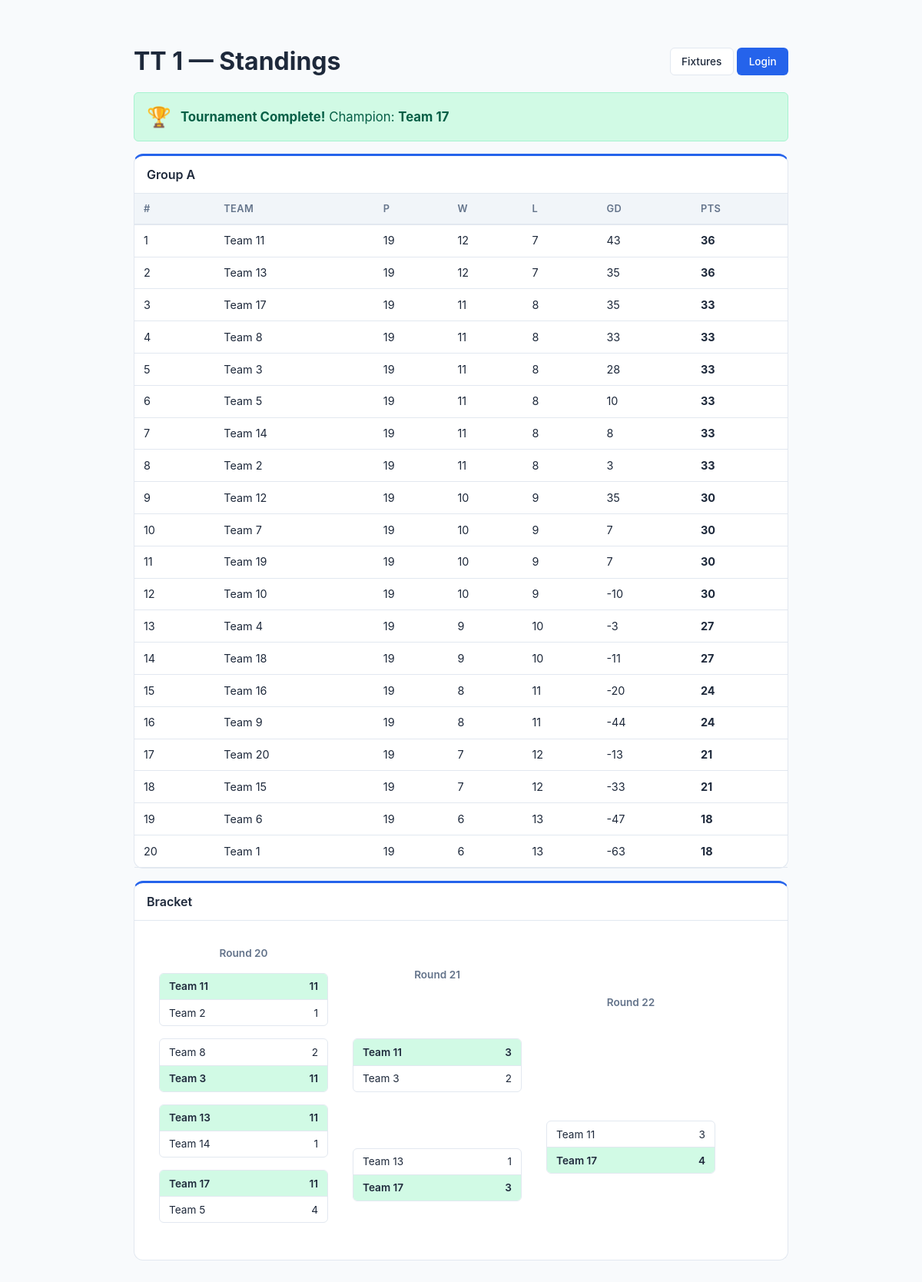
The page /public/standings/ on the database its author committed.
### core/models.py (models this page shows, shortened)
class Tournament(models.Model):
    FORMAT_CHOICES = [
        ("round_robin", "Round Robin"),
        ("double_round_robin", "Double Round Robin"),
        ("knockout", "Knockout"),
        ("double_elimination", "Double Elimination"),
        ("consolation", "Consolation"),
        ("hybrid", "Hybrid (Groups + Knockout)"),
    ]
    SPORT_CHOICES = [
        ("badminton", "Badminton"),
        ("tennis", "Tennis"),
        ("volleyball", "Volleyball"),
        ("basketball", "Basketball"),
        ("soccer", "Soccer"),
        ("cricket", "Cricket"),
        ("table_tennis", "Table Tennis"),
        ("other", "Other"),
    ]
    WITHDRAWAL_POLICY_CHOICES = [
        ("forfeit", "Forfeit remaining matches"),
        ("void", "Void remaining matches"),
    ]
    name = models.CharField(max_length=200)
    sport_type = models.CharField(
        max_length=30, choices=SPORT_CHOICES, default="other",
        help_text="Type of sport for this tournament",
    )
    format = models.CharField(max_length=30, choices=FORMAT_CHOICES)
    players_per_team = models.IntegerField(
        default=1, help_text="Number of players required per team",
    )
    status = models.CharField(
        max_length=20,
        choices=[
            ("setup", "Setup"),
            ("registration_open", "Registration Open"),
            ("ready", "Ready for Scheduling"),
            ("scheduled", "Schedule Draft Ready"),
            ("active", "Active"),
            ("completed", "Completed"),
        ],
        default="setup",
    )
    created_at = models.DateTimeField(auto_now_add=True)
    started_at = models.DateTimeField(null=True, blank=True)
    completed_at = models.DateTimeField(null=True, blank=True)
    start_date = models.DateField(
        default=timezone.localdate,
        null=True,
        blank=True,
        help_text="Date from which automatic scheduling should begin",
    )
    expected_teams_count = models.PositiveIntegerField(
        default=0,
        blank=True,
        help_text="Expected number of teams before the tournament can start",
    )
    points_per_win = models.IntegerField(default=3)
    points_per_loss = models.IntegerField(default=0)
    points_per_draw = models.IntegerField(default=1)
    tiebreaker_order = models.TextField(
        default='["game_diff", "games_won", "head_to_head"]'
    )
    num_groups = models.IntegerField(default=2, help_text="For hybrid format")
    teams_per_group_advance = models.IntegerField(
        default=2, help_text="Teams advancing from each group"
    )
    withdrawal_policy = models.CharField(
        max_length=20, choices=WITHDRAWAL_POLICY_CHOICES, default="forfeit"
    )
    default_match_duration = models.IntegerField(
        default=30, help_text="Minutes per match"
    )
    champion = models.ForeignKey(
        "Team",
        null=True,
        blank=True,
        on_delete=models.SET_NULL,
        related_name="championships",
        help_text="Team that won the tournament",
    )
    def get_tiebreaker_order(self):
        return json.loads(self.tiebreaker_order)

class Team(models.Model):
    STATUS_CHOICES = [
        ("active", "Active"),
        ("withdrawn", "Withdrawn"),
    ]
    user = models.ForeignKey(User, on_delete=models.CASCADE, related_name="captained_teams")
    tournament = models.ForeignKey(
        Tournament, on_delete=models.CASCADE, related_name="teams"
    )
    name = models.CharField(max_length=100)
    department = models.CharField(max_length=120, blank=True, default="")
    status = models.CharField(max_length=20, choices=STATUS_CHOICES, default="active")
    withdrawn_at = models.DateTimeField(null=True, blank=True)
    group = models.CharField(max_length=5, blank=True, default="")
    preferred_courts = models.ManyToManyField(Court, blank=True, related_name="preferred_by")
    availability_notes = models.TextField(blank=True, default="")
    seed = models.IntegerField(default=0)
    class Meta:
        unique_together = [["tournament", "name"], ["tournament", "user"]]

class Match(models.Model):
    STATUS_CHOICES = [
        ("upcoming", "Upcoming"),
        ("in_progress", "In Progress"),
        ("pending_confirmation", "Pending Confirmation"),
        ("confirmed", "Done"),
        ("disputed", "Disputed"),
        ("cancelled", "Cancelled"),
        ("forfeited", "Forfeited"),
        ("bye", "Bye"),
    ]
    tournament = models.ForeignKey(
        Tournament, on_delete=models.CASCADE, related_name="matches"
    )
    match_number = models.IntegerField()
    team1 = models.ForeignKey(
        Team, on_delete=models.CASCADE, related_name="home_matches", null=True, blank=True
    )
    team2 = models.ForeignKey(
        Team, on_delete=models.CASCADE, related_name="away_matches", null=True, blank=True
    )
    court = models.ForeignKey(
        Court, on_delete=models.SET_NULL, null=True, blank=True, related_name="matches"
    )
    scheduled_time = models.DateTimeField(null=True, blank=True)
    scheduled_end_time = models.DateTimeField(null=True, blank=True)
    status = models.CharField(max_length=25, choices=STATUS_CHOICES, default="upcoming")
    score_team1 = models.IntegerField(null=True, blank=True)
    score_team2 = models.IntegerField(null=True, blank=True)
    submitted_by = models.ForeignKey(
        Team, on_delete=models.SET_NULL, null=True, blank=True, related_name="submitted_scores"
    )
    confirmed_by = models.ForeignKey(
        Team, on_delete=models.SET_NULL, null=True, blank=True, related_name="confirmed_scores"
    )
    winner = models.ForeignKey(
        Team, on_delete=models.SET_NULL, null=True, blank=True, related_name="won_matches"
    )
    notes = models.TextField(blank=True, default="")
    round_number = models.IntegerField(default=1)
    bracket_position = models.IntegerField(default=0)
    bracket_type = models.CharField(max_length=20, default="winners")
    next_match = models.ForeignKey(
        "self", on_delete=models.SET_NULL, null=True, blank=True, related_name="previous_matches"
    )
    group = models.CharField(max_length=5, blank=True, default="")
    created_at = models.DateTimeField(auto_now_add=True)
    updated_at = models.DateTimeField(auto_now=True)
    class Meta:
        ordering = ["match_number"]

### core/views.py (the view)
# urls.py: path("public/standings/", views.public_standings, name="public_standings"),
def public_standings(request):
    tournament = _get_tournament(request)
    if not tournament:
        return render(request, "core/public_standings.html", {})
    context = {"tournament": tournament}
    if tournament.format in ("round_robin", "double_round_robin", "hybrid"):
        if tournament.format == "hybrid":
            groups = sorted(set(tournament.teams.exclude(group="").values_list("group", flat=True)))
            context["group_standings"] = {g: calculate_standings(tournament, group=g) for g in groups}
            ko_matches = tournament.matches.filter(group="", bracket_type="winners")
            if ko_matches.exists():
                context["bracket"] = get_bracket_data(tournament)
        else:
            context["standings"] = calculate_standings(tournament)
    if tournament.format in ("knockout", "double_elimination", "consolation"):
        context["bracket"] = get_bracket_data(tournament)
    return render(request, "core/public_standings.html", context)

### core/standings.py (called while the page is built)
def _sort_key(standing, tiebreakers):
    key = [standing["points"]]
    for tb in tiebreakers:
        if tb == "game_diff":
            key.append(standing["game_diff"])
        elif tb == "games_won":
            key.append(standing["games_won"])
        elif tb == "head_to_head":
            key.append(0)  # Simplified; would need pairwise comparison
    return tuple(key)

def get_bracket_data(tournament):
    matches = tournament.matches.filter(bracket_type="winners", group="").order_by("round_number", "bracket_position")
    rounds = defaultdict(list)
    for m in matches:
        rounds[m.round_number].append(m)
    return dict(sorted(rounds.items()))

### core/views.py (called while the page is built, shortened)
def _get_available_tournaments():
    return Tournament.objects.annotate(
        team_count=Count("teams", distinct=True),
        match_count=Count("matches", distinct=True),
    ).annotate(
        status_rank=db_models.Case(
            db_models.When(status="active", then=db_models.Value(0)),
            db_models.When(status="registration_open", then=db_models.Value(1)),
            db_models.When(status="ready", then=db_models.Value(2)),
            db_models.When(status="scheduled", then=db_models.Value(3)),
            db_models.When(status="setup", then=db_models.Value(4)),
            db_models.When(status="completed", then=db_models.Value(5)),
            default=db_models.Value(6),
            output_field=db_models.IntegerField(),
        )
    ).order_by("status_rank", "-created_at")

def _get_tournament(request=None):
    tournaments = Tournament.objects.all()
    return _get_available_tournaments().first()

### templates/core/public_standings.html (shortened to what this page needs)
{% load static %}
<!DOCTYPE html>
<html lang="en">
<head>
    <link rel="stylesheet" href="{% static 'css/style.css' %}">
</head>
<body>
<div class="content" style="max-width:900px;margin:2rem auto;">
    <div class="d-flex justify-between align-center mb-2">
        <h1>{% if tournament %}{{ tournament.name }}{% endif %} — Standings</h1>
        <div>
            <a href="{% url 'public_fixtures' %}" class="btn btn-outline">Fixtures</a>
            <a href="{% url 'login' %}" class="btn btn-primary">Login</a>
        </div>
    </div>
    {% if tournament and tournament.status == 'completed' %}
    <div class="alert alert-success" style="display:flex;align-items:center;gap:0.75rem;font-size:1.05rem;margin-bottom:1rem;">
        <span style="font-size:1.6rem;">🏆</span>
        <div>
            <strong>Tournament Complete!</strong>
            {% if tournament.champion %}
                Champion: <strong>{{ tournament.champion.name }}</strong>
            {% endif %}
        </div>
    </div>
    {% endif %}
    {% if group_standings %}
    {% for g, st in group_standings.items %}
    <div class="card">
        <div class="card-header">Group {{ g }}</div>
        <div class="table-container">
        <table>
            <thead><tr><th>#</th><th>Team</th><th>P</th><th>W</th><th>L</th><th>GD</th><th>Pts</th></tr></thead>
            <tbody>
            {% for s in st %}
            <tr><td>{{ s.rank }}</td><td>{{ s.team.name }}</td><td>{{ s.played }}</td><td>{{ s.wins }}</td><td>{{ s.losses }}</td><td>{{ s.game_diff }}</td><td><strong>{{ s.points }}</strong></td></tr>
            {% endfor %}
            </tbody>
        </table>
        </div>
    </div>
    {% endfor %}
    {% endif %}
    {% if bracket %}
    <div class="card">
        <div class="card-header">Bracket</div>
        <div class="card-body">
            <div class="bracket-container" style="display:flex;">
                {% for round_num, matches in bracket.items %}
                <div class="bracket-round">
                    <div class="bracket-round-title">Round {{ round_num }}</div>
                    {% for m in matches %}
                    <div class="bracket-match">
                        <div class="bracket-team {% if m.winner == m.team1 %}winner{% endif %}">
                            <span>{{ m.team1.name|default:"TBD" }}</span>
                            <span>{{ m.score_team1|default:"" }}</span>
                        </div>
                        <div class="bracket-team {% if m.winner == m.team2 %}winner{% endif %}">
                            <span>{{ m.team2.name|default:"TBD" }}</span>
                            <span>{{ m.score_team2|default:"" }}</span>
                        </div>
                    </div>
                    {% endfor %}
                </div>
                {% endfor %}
            </div>
        </div>
    </div>
    {% endif %}
</div>
</body>
</html>

### static/css/style.css (style rules this page uses)
:root { --primary: #2563eb; --primary-dark: #1d4ed8; --success: #16a34a; --warning: #d97706; --danger: #dc2626; --info: #0891b2; --bg: #f8fafc; --bg-card: #ffffff; --text: #1e293b; --text-muted: #64748b; --border: #e2e8f0; --sidebar-bg: #1e293b; --sidebar-text: #cbd5e1; --sidebar-active: #2563eb; }
* { box-sizing: border-box; margin: 0; padding: 0; }
body { font-family: -apple-system, BlinkMacSystemFont, 'Segoe UI', Roboto, sans-serif; background: var(--bg); color: var(--text); line-height: 1.5; }
.content { padding: 1.5rem; max-width: 1400px; }
.card { background: var(--bg-card); border: 1px solid var(--border); border-top: 3px solid var(--primary); border-radius: 12px; margin-bottom: 1rem; }
.card-header { padding: 0.75rem 1rem; border-bottom: 1px solid var(--border); font-weight: 600; display: flex; justify-content: space-between; align-items: center; }
.card-body { padding: 1rem; }
.table-container { overflow-x: auto; }
table { width: 100%; border-collapse: collapse; font-size: 0.9rem; }
th { background: #f1f5f9; padding: 0.6rem 0.75rem; text-align: left; font-weight: 600; font-size: 0.8rem; text-transform: uppercase; letter-spacing: 0.03em; color: var(--text-muted); border-bottom: 2px solid var(--border); white-space: nowrap; }
td { padding: 0.6rem 0.75rem; border-bottom: 1px solid var(--border); vertical-align: middle; }
.btn { display: inline-flex; align-items: center; gap: 0.4rem; padding: 0.45rem 0.9rem; border-radius: 6px; font-size: 0.85rem; font-weight: 500; border: 1px solid transparent; cursor: pointer; text-decoration: none; transition: all 0.15s; white-space: nowrap; }
.btn-primary { background: var(--primary); color: white; }
.btn-outline { background: white; border-color: var(--border); color: var(--text); }
.alert { padding: 0.75rem 1rem; border-radius: 6px; margin-bottom: 1rem; font-size: 0.9rem; }
.alert-success { background: #d1fae5; color: #065f46; border: 1px solid #a7f3d0; }
.bracket-container { overflow-x: auto; padding: 1rem; }
.bracket-round { display: inline-flex; flex-direction: column; justify-content: space-around; min-width: 220px; margin-right: 2rem; }
.bracket-round-title { font-weight: 600; text-align: center; margin-bottom: 1rem; font-size: 0.85rem; color: var(--text-muted); }
.bracket-match { background: var(--bg-card); border: 1px solid var(--border); border-radius: 6px; margin-bottom: 1rem; overflow: hidden; }
.bracket-team { display: flex; justify-content: space-between; padding: 0.4rem 0.75rem; font-size: 0.85rem; }
.bracket-team + .bracket-team { border-top: 1px solid var(--border); }
.bracket-team.winner { background: #d1fae5; font-weight: 600; }
.mb-2 { margin-bottom: 1rem; }
.d-flex { display: flex; }
.align-center { align-items: center; }
.justify-between { justify-content: space-between; }

### rows shown on the page
Tournament: name "TT 1", champion.name "Team 17"
Team: rank "1", team.name "Team 11", played "19", wins "12", losses "7", game_diff "43", points "36"
Team: rank "2", team.name "Team 13", played "19", wins "12", losses "7", game_diff "35", points "36"
Team: rank "3", team.name "Team 17", played "19", wins "11", losses "8", game_diff "35", points "33"
Team: rank "4", team.name "Team 8", played "19", wins "11", losses "8", game_diff "33", points "33"
Team: rank "5", team.name "Team 3", played "19", wins "11", losses "8", game_diff "28", points "33"
Team: rank "6", team.name "Team 5", played "19", wins "11", losses "8", game_diff "10", points "33"
Team: rank "7", team.name "Team 14", played "19", wins "11", losses "8", game_diff "8", points "33"
Team: rank "8", team.name "Team 2", played "19", wins "11", losses "8", game_diff "3", points "33"
Team: rank "9", team.name "Team 12", played "19", wins "10", losses "9", game_diff "35", points "30"
Team: rank "10", team.name "Team 7", played "19", wins "10", losses "9", game_diff "7", points "30"
Team: rank "11", team.name "Team 19", played "19", wins "10", losses "9", game_diff "7", points "30"
Team: rank "12", team.name "Team 10", played "19", wins "10", losses "9", game_diff "-10", points "30"
Team: rank "13", team.name "Team 4", played "19", wins "9", losses "10", game_diff "-3", points "27"
Team: rank "14", team.name "Team 18", played "19", wins "9", losses "10", game_diff "-11", points "27"
Team: rank "15", team.name "Team 16", played "19", wins "8", losses "11", game_diff "-20", points "24"
Team: rank "16", team.name "Team 9", played "19", wins "8", losses "11", game_diff "-44", points "24"
Team: rank "17", team.name "Team 20", played "19", wins "7", losses "12", game_diff "-13", points "21"
Team: rank "18", team.name "Team 15", played "19", wins "7", losses "12", game_diff "-33", points "21"
Team: rank "19", team.name "Team 6", played "19", wins "6", losses "13", game_diff "-47", points "18"
Team: rank "20", team.name "Team 1", played "19", wins "6", losses "13", game_diff "-63", points "18"
Match: round_number "20", team1.name "Team 11", score_team1 "11", team2.name "Team 2", score_team2 "1"
Match: team1.name "Team 8", score_team1 "2", team2.name "Team 3", score_team2 "11"
Match: team1.name "Team 13", score_team1 "11", team2.name "Team 14", score_team2 "1"
Match: team1.name "Team 17", score_team1 "11", team2.name "Team 5", score_team2 "4"
Match: round_number "21", team1.name "Team 11", score_team1 "3", team2.name "Team 3", score_team2 "2"
Match: team1.name "Team 13", score_team1 "1", team2.name "Team 17", score_team2 "3"
Match: round_number "22", team1.name "Team 11", score_team1 "3", team2.name "Team 17", score_team2 "4"

### other values the page prints
{{ g }} "A"
